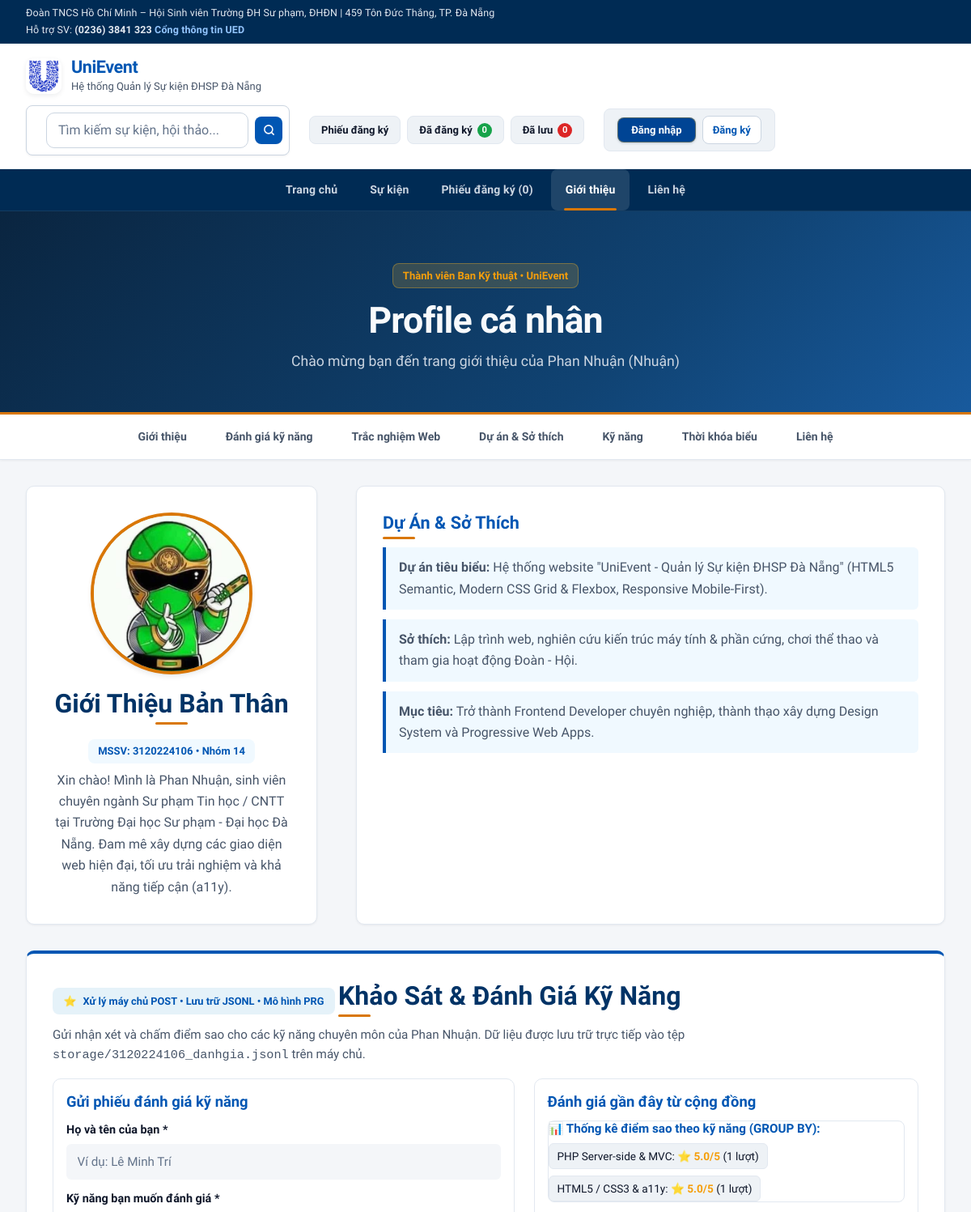
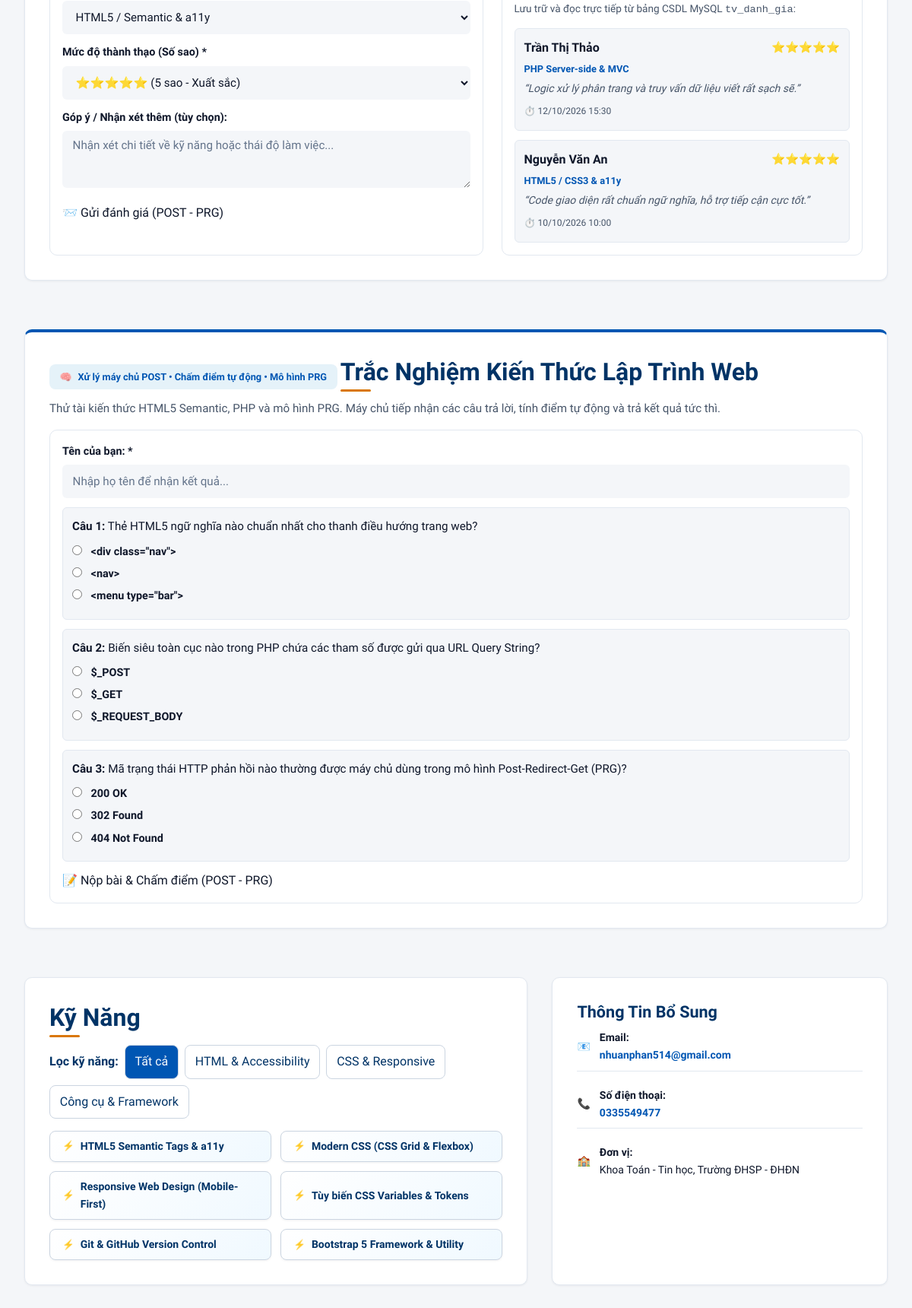
The app's page /thanhvien/3120224106_Nhuan/gioithieu.php (upper part) with its own data (2 pictures, top to bottom).
### tables this page shows
CREATE TABLE tv_danh_gia (
  id        INT UNSIGNED AUTO_INCREMENT PRIMARY KEY,
  mssv      CHAR(10) NOT NULL,
  ho_ten    VARCHAR(100) NOT NULL,
  ky_nang   VARCHAR(100) NOT NULL,
  so_sao    TINYINT UNSIGNED NOT NULL CHECK (so_sao BETWEEN 1 AND 5),
  nhan_xet  TEXT NULL,
  ngay_tao  DATETIME NOT NULL DEFAULT CURRENT_TIMESTAMP,
  FOREIGN KEY (mssv) REFERENCES thanh_vien(mssv) ON DELETE CASCADE
);

### inc/ham.php (called while the page is built, shortened)
<?php
function e(mixed $chuoi): string
{
    return htmlspecialchars((string)($chuoi ?? ''), ENT_QUOTES | ENT_SUBSTITUTE, 'UTF-8');
}

### inc/db.php (called while the page is built, shortened)
<?php
function db(): PDO
{
    static $pdo = null;
    if ($pdo === null) {
        $host = '127.0.0.1';
        $port = '3306';
        $dbname = 'ltweb_nhom14';
        $charset = 'utf8mb4';
        $user = 'root';
        $pass = '';
        $dsn = "mysql:host={$host};port={$port};dbname={$dbname};charset={$charset}";
        $options = [
            PDO::ATTR_ERRMODE => PDO::ERRMODE_EXCEPTION,
            PDO::ATTR_DEFAULT_FETCH_MODE => PDO::FETCH_ASSOC,
            PDO::ATTR_EMULATE_PREPARES => false,
        ];
        try {
            $pdo = new PDO($dsn, $user, $pass, $options);
        } catch (PDOException $e) {
            error_log(sprintf(
                "[%s] Lỗi kết nối CSDL MySQL: %s",
                date('Y-m-d H:i:s'),
                $e->getMessage()
            ));
            http_response_code(500);
            $uri = $_SERVER['REQUEST_URI'] ?? '';
            $accept = $_SERVER['HTTP_ACCEPT'] ?? '';
            $laApi = (strpos($uri, '/api/') !== false) || (strpos($accept, 'application/json') !== false);
            if ($laApi) {
                header('Content-Type: application/json; charset=utf-8');
                echo json_encode([
                    'thanh_cong' => false,
                    'loi'        => 'Không thể kết nối đến máy chủ cơ sở dữ liệu. Vui lòng kiểm tra dịch vụ MySQL.',
                    'ma_loi'     => 500,
                ], JSON_UNESCAPED_UNICODE);
                exit;
            }
            if (file_exists(__DIR__ . '/../500.php')) {
                require __DIR__ . '/../500.php';
            } else {
                echo "<!DOCTYPE html><html lang='vi'><head><meta charset='utf-8'><title>500 - Sự cố máy chủ</title></head><body><h1>500 - Sự cố kết nối máy chủ</h1><p>Hệ thống tạm thời gián đoạn. Vui lòng thử lại sau.</p></body></html>";
            }
            exit;
        }
    }
    return $pdo;
}

### thanhvien/3120224106_Nhuan/gioithieu.php (the view, shortened to what this page needs)
<?php
$loiDanhGia = $_SESSION['nhuan_dg_loi'] ?? [];
$duLieuCu = $_SESSION['nhuan_dg_cu'] ?? [
    'nguoi_gui' => '',
    'ky_nang' => 'HTML5 / Semantic & a11y',
    'so_sao' => '5',
    'gop_y' => '',
];
$dsDanhGia = [];
try {
    $pdo = db();
    $stmtDG = $pdo->prepare("SELECT id, ho_ten as nguoi_gui, ky_nang, so_sao, nhan_xet as gop_y, DATE_FORMAT(ngay_tao, '%d/%m/%Y %H:%i') as ngay_gui FROM tv_danh_gia WHERE mssv = '3120224106' ORDER BY ngay_tao DESC, id DESC LIMIT 5");
    $stmtDG->execute();
    $dsDanhGia = $stmtDG->fetchAll(PDO::FETCH_ASSOC);
} catch (Throwable $e) {
    error_log('Lỗi đọc tv_danh_gia: ' . $e->getMessage());
}
$thongKeKyNang = [];
try {
    $stTkNhuan = db()->prepare(
        "SELECT ky_nang, COUNT(*) as so_luong, ROUND(AVG(so_sao), 1) as sao_tb
         FROM tv_danh_gia
         WHERE mssv = '3120224106'
         GROUP BY ky_nang
         ORDER BY so_luong DESC"
    );
    $stTkNhuan->execute();
    $thongKeKyNang = $stTkNhuan->fetchAll(PDO::FETCH_ASSOC);
} catch (Throwable $e) {
    error_log('Lỗi thống kê tv_danh_gia: ' . $e->getMessage());
}
require __DIR__ . '/../../inc/header.php';
?>
<link rel="stylesheet" href="css/style.css">
<header class="profile-header">
  <div class="container">
    <span class="profile-header__badge">Thành viên Ban Kỹ thuật &bull; UniEvent</span>
    <h1>Profile cá nhân</h1>
    <p>Chào mừng bạn đến trang giới thiệu của Phan Nhuận (Nhuận)</p>
  </div>
</header>
<nav class="profile-nav" aria-label="Điều hướng trang cá nhân">
  <div class="container">
    <ul>
      <li><a href="#about">Giới thiệu</a></li>
      <li><a href="#danh-gia">Đánh giá kỹ năng</a></li>
      <li><a href="#trac-nghiem">Trắc nghiệm Web</a></li>
      <li><a href="#projects">Dự án &amp; Sở thích</a></li>
      <li><a href="#skills">Kỹ năng</a></li>
      <li><a href="#schedule">Thời khóa biểu</a></li>
      <li><a href="#contact">Liên hệ</a></li>
    </ul>
  </div>
</nav>
<main class="profile-main container">
  <div class="profile-grid-top">
    <section
      id="about"
      class="profile-card about-section"
      aria-labelledby="about-heading"
    >
      <div class="avatar-wrapper">
        <img
          src="avatar.jpg"
          alt="Ảnh chân dung đại diện của Phan Nhuận"
          width="180"
          height="180"
          loading="lazy"
        />
      </div>
      <div class="about-info">
        <h2 id="about-heading">Giới Thiệu Bản Thân</h2>
        <span class="meta-pill">MSSV: 3120224106 &bull; Nhóm 14</span>
        <p>
          Xin chào! Mình là Phan Nhuận, sinh viên chuyên ngành Sư phạm Tin
          học / CNTT tại Trường Đại học Sư phạm - Đại học Đà Nẵng. Đam mê
          xây dựng các giao diện web hiện đại, tối ưu trải nghiệm và khả
          năng tiếp cận (a11y).
        </p>
      </div>
    </section>
    <article
      id="projects"
      class="profile-card"
      aria-labelledby="projects-heading"
    >
      <h2 id="projects-heading">Dự Án &amp; Sở Thích</h2>
      <div class="projects-list">
        <div class="project-item">
          <p>
            <strong>Dự án tiêu biểu:</strong> Hệ thống website "UniEvent -
            Quản lý Sự kiện ĐHSP Đà Nẵng" (HTML5 Semantic, Modern CSS Grid
            &amp; Flexbox, Responsive Mobile-First).
          </p>
        </div>
        <div class="project-item">
          <p>
            <strong>Sở thích:</strong> Lập trình web, nghiên cứu kiến trúc
            máy tính &amp; phần cứng, chơi thể thao và tham gia hoạt động
            Đoàn - Hội.
          </p>
        </div>
        <div class="project-item">
          <p>
            <strong>Mục tiêu:</strong> Trở thành Frontend Developer chuyên
            nghiệp, thành thạo xây dựng Design System và Progressive Web
            Apps.
          </p>
        </div>
      </div>
    </article>
  </div>
  <section
    id="danh-gia"
    class="profile-card nhuan-card-section"
    aria-labelledby="danh-gia-heading"
  >
    <div class="nhuan-card-header">
      <div class="nhuan-card-badge">
        <span aria-hidden="true">⭐</span>
        <span>Xử lý máy chủ POST &bull; Lưu trữ JSONL &bull; Mô hình PRG</span>
      </div>
      <h2 id="danh-gia-heading">Khảo Sát &amp; Đánh Giá Kỹ Năng</h2>
      <p class="nhuan-card-desc">
        Gửi nhận xét và chấm điểm sao cho các kỹ năng chuyên môn của Phan Nhuận. Dữ liệu được lưu trữ trực tiếp vào tệp <code>storage/3120224106_danhgia.jsonl</code> trên máy chủ.
      </p>
    </div>
    <div class="nhuan-grid-layout">
      <div class="nhuan-form-card">
        <h3>Gửi phiếu đánh giá kỹ năng</h3>
        <form
          action="gioithieu.php#danh-gia"
          method="post"
          class="nhuan-form"
          novalidate
        >
          <div class="form-group mb-3">
            <label for="nguoi_gui" class="form-label">
              Họ và tên của bạn <span class="bat-buoc">*</span>
            </label>
            <input
              type="text"
              id="nguoi_gui"
              name="nguoi_gui"
              class="form-control <?= isset($loiDanhGia['nguoi_gui']) ? 'is-invalid' : '' ?>"
              placeholder="Ví dụ: Lê Minh Trí"
              value="<?= e($duLieuCu['nguoi_gui'] ?? '') ?>"
              required
            >
          </div>
          <div class="form-group mb-3">
            <label for="ky_nang" class="form-label">
              Kỹ năng bạn muốn đánh giá <span class="bat-buoc">*</span>
            </label>
            <select id="ky_nang" name="ky_nang" class="form-control" required>
              <?php
              $dsKn = [
                  'HTML5 / Semantic & a11y',
                  'Modern CSS & Responsive',
                  'PHP Server-Side & MVC',
                  'Lập trình JavaScript ES6+',
                  'Làm việc nhóm & Git/GitHub',
              ];
              $knChon = $duLieuCu['ky_nang'] ?? '';
              foreach ($dsKn as $k):
              ?>
                <option value="<?= e($k) ?>" <?= $knChon === $k ? 'selected' : '' ?>>
                  <?= e($k) ?>
                </option>
              <?php endforeach; ?>
            </select>
          </div>
          <div class="form-group mb-3">
            <label for="so_sao" class="form-label">
              Mức độ thành thạo (Số sao) <span class="bat-buoc">*</span>
            </label>
            <select id="so_sao" name="so_sao" class="form-control" required>
              <option value="5" <?= ($duLieuCu['so_sao'] ?? '') === '5' ? 'selected' : '' ?>>⭐⭐⭐⭐⭐ (5 sao - Xuất sắc)</option>
            </select>
          </div>
          <div class="form-group mb-3">
            <label for="gop_y" class="form-label">Góp ý / Nhận xét thêm (tùy chọn):</label>
            <textarea
              id="gop_y"
              name="gop_y"
              rows="3"
              class="form-control <?= isset($loiDanhGia['gop_y']) ? 'is-invalid' : '' ?>"
              placeholder="Nhận xét chi tiết về kỹ năng hoặc thái độ làm việc..."
            ><?= e($duLieuCu['gop_y'] ?? '') ?></textarea>
          </div>
          <div class="form-actions">
            <button type="submit" name="gui_danh_gia" value="1" class="btn-action">
              <span aria-hidden="true">📨</span>
              <span>Gửi đánh giá (POST - PRG)</span>
            </button>
          </div>
        </form>
      </div>
      <div class="nhuan-history-card">
        <h3>Đánh giá gần đây từ cộng đồng</h3>
        <?php if (!empty($thongKeKyNang)): ?>
          <div class="mb-3 p-3" style="background: var(--nen-surface, #ffffff); border: 1px solid var(--border-nhat, #cbd5e1); border-radius: 8px;">
            <h4 style="font-size: 0.95rem; font-weight: 700; color: var(--mau-chinh); margin-bottom: 8px;">📊 Thống kê điểm sao theo kỹ năng (GROUP BY):</h4>
            <div style="display: flex; gap: 8px; flex-wrap: wrap;">
              <?php foreach ($thongKeKyNang as $tk): ?>
                <span style="background: var(--nen-section, #f8fafc); border: 1px solid var(--border-nhat, #cbd5e1); border-radius: 6px; padding: 4px 10px; font-size: 0.85rem;">
                  <?= e($tk['ky_nang']) ?>: <strong style="color: #f59e0b;">⭐ <?= e($tk['sao_tb']) ?>/5</strong> (<?= (int)$tk['so_luong'] ?> lượt)
                </span>
              <?php endforeach; ?>
            </div>
          </div>
        <?php endif; ?>
        <p class="nhuan-history-desc">Lưu trữ và đọc trực tiếp từ bảng CSDL MySQL <code>tv_danh_gia</code>:</p>
        <?php if (empty($dsDanhGia)): ?>
          <div class="nhuan-empty-box">
            <span>🗳️</span>
            <p>Chưa có đánh giá nào. Hãy là người đầu tiên để lại nhận xét!</p>
          </div>
        <?php else: ?>
          <ul class="nhuan-review-list">
            <?php foreach ($dsDanhGia as $dg): ?>
              <li class="nhuan-review-item">
                <div class="nhuan-review-header">
                  <strong><?= e($dg['nguoi_gui'] ?? 'Ẩn danh') ?></strong>
                  <span class="nhuan-stars"><?= str_repeat('⭐', (int)($dg['so_sao'] ?? 5)) ?></span>
                </div>
                <div class="nhuan-review-skill"><?= e($dg['ky_nang'] ?? '') ?></div>
                <p class="nhuan-review-text">&ldquo;<?= e($dg['gop_y'] ?? '') ?>&rdquo;</p>
                <small class="nhuan-review-date">⏱️ <?= e($dg['ngay_gui'] ?? '') ?></small>
              </li>
            <?php endforeach; ?>
          </ul>
        <?php endif; ?>
      </div>
    </div>
  </section>
  <section
    id="trac-nghiem"
    class="profile-card nhuan-card-section"
    aria-labelledby="quiz-heading"
  >
    <div class="nhuan-card-header">
      <div class="nhuan-card-badge">
        <span aria-hidden="true">🧠</span>
        <span>Xử lý máy chủ POST &bull; Chấm điểm tự động &bull; Mô hình PRG</span>
      </div>
      <h2 id="quiz-heading">Trắc Nghiệm Kiến Thức Lập Trình Web</h2>
      <p class="nhuan-card-desc">
        Thử tài kiến thức HTML5 Semantic, PHP và mô hình PRG. Máy chủ tiếp nhận các câu trả lời, tính điểm tự động và trả kết quả tức thì.
      </p>
    </div>
    <div class="nhuan-form-card">
      <form action="gioithieu.php#trac-nghiem" method="post" class="nhuan-form" novalidate>
        <div class="form-group mb-3">
          <label for="ten_hoc_vien" class="form-label">Tên của bạn: <span class="bat-buoc">*</span></label>
          <input type="text" id="ten_hoc_vien" name="ten_hoc_vien" class="form-control" placeholder="Nhập họ tên để nhận kết quả..." required>
        </div>
        <div class="quiz-question-box mb-3">
          <p class="quiz-q-title"><strong>Câu 1:</strong> Thẻ HTML5 ngữ nghĩa nào chuẩn nhất cho thanh điều hướng trang web?</p>
          <label class="quiz-radio-label"><input type="radio" name="cau1" value="div"> &lt;div class="nav"&gt;</label>
          <label class="quiz-radio-label"><input type="radio" name="cau1" value="nav"> &lt;nav&gt;</label>
          <label class="quiz-radio-label"><input type="radio" name="cau1" value="menu"> &lt;menu type="bar"&gt;</label>
        </div>
        <div class="quiz-question-box mb-3">
          <p class="quiz-q-title"><strong>Câu 2:</strong> Biến siêu toàn cục nào trong PHP chứa các tham số được gửi qua URL Query String?</p>
          <label class="quiz-radio-label"><input type="radio" name="cau2" value="_POST"> $_POST</label>
          <label class="quiz-radio-label"><input type="radio" name="cau2" value="_GET"> $_GET</label>
          <label class="quiz-radio-label"><input type="radio" name="cau2" value="_REQUEST_BODY"> $_REQUEST_BODY</label>
        </div>
        <div class="quiz-question-box mb-3">
          <p class="quiz-q-title"><strong>Câu 3:</strong> Mã trạng thái HTTP phản hồi nào thường được máy chủ dùng trong mô hình Post-Redirect-Get (PRG)?</p>
          <label class="quiz-radio-label"><input type="radio" name="cau3" value="200"> 200 OK</label>
          <label class="quiz-radio-label"><input type="radio" name="cau3" value="302"> 302 Found</label>
          <label class="quiz-radio-label"><input type="radio" name="cau3" value="404"> 404 Not Found</label>
        </div>
        <div class="form-actions">
          <button type="submit" name="nop_quiz" value="1" class="btn-action">
            <span aria-hidden="true">📝</span>
            <span>Nộp bài &amp; Chấm điểm (POST - PRG)</span>
          </button>
        </div>
      </form>
    </div>
  </section>
  <div class="profile-grid-mid">
    <section
      id="skills"
      class="profile-card"
      aria-labelledby="skills-heading"
    >
      <h2 id="skills-heading">Kỹ Năng</h2>
      <ul class="skills-list">
        <li data-group="html">HTML5 Semantic Tags &amp; a11y</li>
        <li data-group="css">Modern CSS (CSS Grid &amp; Flexbox)</li>
        <li data-group="css">Responsive Web Design (Mobile-First)</li>
        <li data-group="css">Tùy biến CSS Variables &amp; Tokens</li>
        <li data-group="tools">Git &amp; GitHub Version Control</li>
        <li data-group="tools">Bootstrap 5 Framework &amp; Utility</li>
      </ul>
    </section>
    <aside
      id="contact"
      class="profile-card profile-aside"
      aria-labelledby="contact-heading"
    >
      <h3 id="contact-heading">Thông Tin Bổ Sung</h3>
      <ul>
        <li>
          <span>📧</span>
          <div>
            <strong>Email:</strong><br />
            <a href="mailto:nhuanphan514@gmail.com">nhuanphan514@gmail.com</a>
          </div>
        </li>
        <li>
          <span>📞</span>
          <div>
            <strong>Số điện thoại:</strong><br />
            <a href="tel:0335549477">0335549477</a>
          </div>
        </li>
        <li>
          <span>🏫</span>
          <div>
            <strong>Đơn vị:</strong><br />
            <span>Khoa Toán - Tin học, Trường ĐHSP - ĐHĐN</span>
          </div>
        </li>
      </ul>
    </aside>
  </div>
</main>
<?php require __DIR__ . '/../../inc/footer.php'; ?>

### records on screen
tv_danh_gia: ho_ten "Trần Thị Thảo", so_sao "⭐⭐⭐⭐⭐", ky_nang "PHP Server-side & MVC", nhan_xet "Logic xử lý phân trang và truy vấn dữ liệu viết rất sạch sẽ.", ngay_gui "12/10/2026 15:30"
tv_danh_gia: ho_ten "Nguyễn Văn An", so_sao "⭐⭐⭐⭐⭐", ky_nang "HTML5 / CSS3 & a11y", nhan_xet "Code giao diện rất chuẩn ngữ nghĩa, hỗ trợ tiếp cận cực tốt.", ngay_gui "10/10/2026 10:00"

### other values on screen
$gio->soMonDaXacNhan() "0"
$nhan "Trang chủ"
$nhan "Sự kiện"
$nhan "Phiếu đăng ký (0)"
$nhan "Giới thiệu"
$nhan "Liên hệ"
$tk['ky_nang'] "PHP Server-side & MVC"
$tk['sao_tb'] "5.0"
$tk['so_luong'] "1"
$tk['ky_nang'] "HTML5 / CSS3 & a11y"
form field ky_nang "HTML5 / Semantic & a11y"
